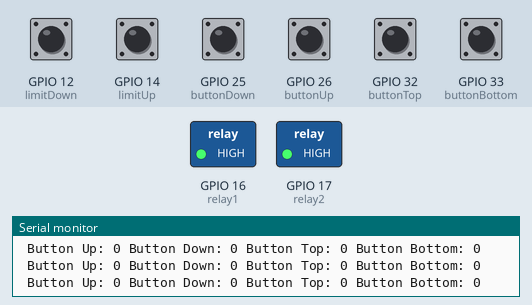
Recording of a sketch running on a simulated ESP32. Parts: switched loads named in the sketch (green lamp = pin HIGH), the last lines printed to the serial monitor. The inputs (shaded band) are chosen by the test bench; at power-on: GPIO 12 (limitDown), GPIO 14 (limitUp), GPIO 25 (buttonDown), GPIO 26 (buttonUp), GPIO 32 (buttonTop), GPIO 33 (buttonBottom) HIGH.

Above: at 1.2 s.
1.3 s: GPIO 25 (buttonDown) pulled LOW for 0.15 s
At 1.5 s:
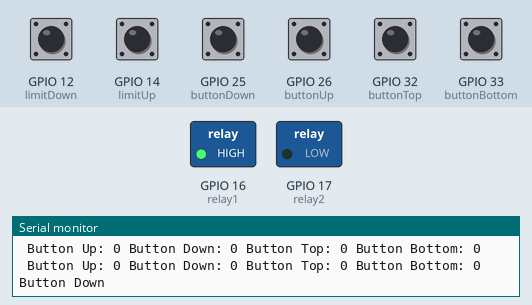
3.1 s: GPIO 26 (buttonUp) pulled LOW for 0.15 s
At 3.3 s:
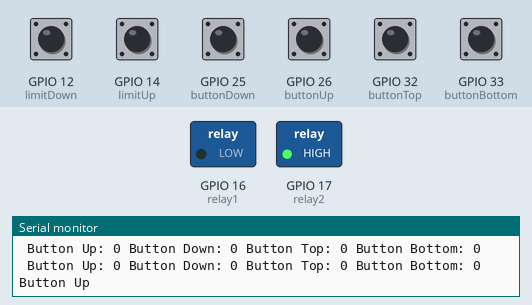
8.1 s: GPIO 32 (buttonTop) pulled LOW for 0.15 s
At 9.3 s:
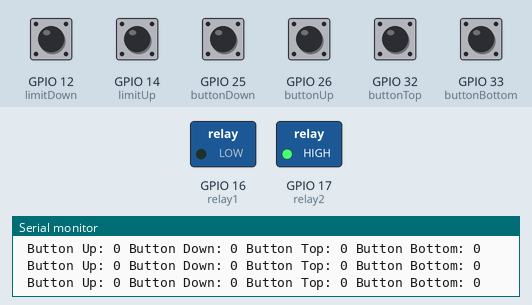
9.7 s: GPIO 33 (buttonBottom) pulled LOW for 0.15 s
At 10.7 s:
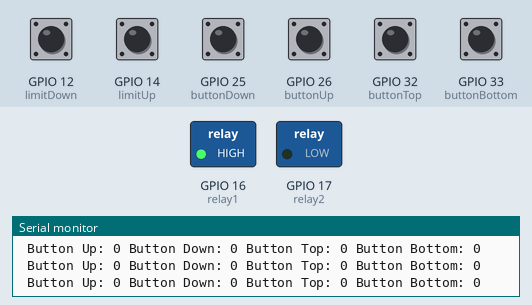
Timing chart, 0 to 12.3 s (numbered marks = the images above; inputs shaded):
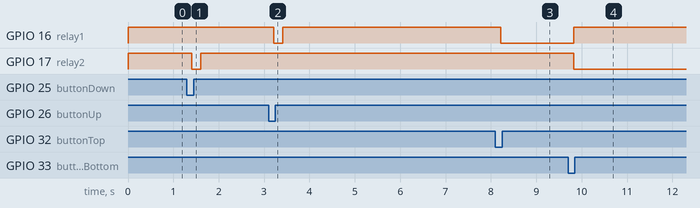

The sketch:

foldown_tv_motor.ino
```cpp
#include <esp_now.h>
#include <WiFi.h>
#include <Wire.h>

int relay1 = 16;
int relay2 = 17;

int buttonUp = 26;
int buttonDown = 25;
int buttonTop = 32;
int buttonBottom = 33;
int limitUp = 14;
int limitDown = 12;

bool atTop = false;
bool atBottom = false;
bool lifting = false;
bool lowering = false;
bool noButtons = true;

//Wireless Communication Stuff

//MAC Address of your receiver
uint8_t broadcastAddress[] = {0x78, 0x21, 0x84, 0xE6, 0xAB, 0x10};

// Define variables to store incoming readings
int incoming_buttonUp_state = 1;
int incoming_buttonDown_state = 1;
int incoming_buttonTop_state = 1;
int incoming_buttonBottom_state = 1;

// Variable to store if sending data was successful
String success;

//Structure example to send data
//Must match the receiver structure
typedef struct struct_message {
    int buttonUp;
    int buttonDown;
    int buttonTop;
    int buttonBottom;
} struct_message;

// Create a struct_message to hold incoming sensor readings
struct_message incomingReadings;

esp_now_peer_info_t peerInfo;

// Callback when data is received
void OnDataRecv(const uint8_t * mac, const uint8_t *incomingData, int len) {
  memcpy(&incomingReadings, incomingData, sizeof(incomingReadings));
//  Serial.print("Bytes received: ");
//  Serial.println(len);
  incoming_buttonUp_state = incomingReadings.buttonUp;
  incoming_buttonDown_state = incomingReadings.buttonDown;
  incoming_buttonTop_state = incomingReadings.buttonTop;
  incoming_buttonBottom_state = incomingReadings.buttonBottom;
}


void setup() {
   // Init Serial Monitor
  Serial.begin(115200);

  pinMode(buttonUp, INPUT_PULLUP);
  pinMode(buttonDown, INPUT_PULLUP);
  pinMode(buttonTop, INPUT_PULLUP);
  pinMode(buttonBottom, INPUT_PULLUP);
  pinMode(limitUp, INPUT_PULLUP);
  pinMode(limitDown, INPUT_PULLUP);
  pinMode(relay1, OUTPUT);
  pinMode(relay2, OUTPUT);

  // Set device as a Wi-Fi Station
  WiFi.mode(WIFI_STA);

  // Init ESP-NOW
  if (esp_now_init() != ESP_OK) {
    Serial.println("Error initializing ESP-NOW");
    return;
  }

  // Register peer
  memcpy(peerInfo.peer_addr, broadcastAddress, 6);
  peerInfo.channel = 0;
  peerInfo.encrypt = false;

  // Add peer
  if (esp_now_add_peer(&peerInfo) != ESP_OK){
    Serial.println("Failed to add peer");
    return;
  }
   // Register for a callback function that will be called when data is received
  esp_now_register_recv_cb(OnDataRecv);

}

void goUp(){
  if (atTop == false){
    digitalWrite(relay1, LOW);
    digitalWrite(relay2, HIGH);
  }else{
    Serial.println("Can't go up, at Top");
  }
}

void goDown(){
  if (atBottom == false){
    digitalWrite(relay1, HIGH);
    digitalWrite(relay2, LOW);
  }else{
    Serial.println("Can't go down, at Bottom");
  }
}

void stop(){
  digitalWrite(relay1, HIGH);
  digitalWrite(relay2, HIGH);
}

void loop() {

  // Display Readings in Serial Monitor
  Serial.print(" Button Up: ");
  Serial.print(incomingReadings.buttonUp);
  Serial.print(" Button Down: ");
  Serial.print(incomingReadings.buttonDown);
  Serial.print(" Button Top: ");
  Serial.print(incomingReadings.buttonTop);
  Serial.print(" Button Bottom: ");
  Serial.print(incomingReadings.buttonBottom);
  Serial.println();

  // digitalRead function stores the Push button state in variable push_button_state
  int buttonUp_state = digitalRead(buttonUp);
  int buttonDown_state = digitalRead(buttonDown);
  int buttonTop_state = digitalRead(buttonTop);
  int buttonBottom_state = digitalRead(buttonBottom);
  int limitUp_state = digitalRead(limitUp);
  int limitDown_state = digitalRead(limitDown);

  //Check Limit Switches
  if (limitUp_state == LOW){
    Serial.println("Limit Up");
    atTop = true;
    lifting = false;
  }else if (limitDown_state == LOW){
    Serial.println("Limit Down");
    atBottom = true;
    lowering = false;
  }else{
    atTop = false;
    atBottom = false;
  }

  //Check Buttons
  if (buttonUp_state == LOW || incoming_buttonUp_state == LOW){
    Serial.println("Button Up");
    noButtons = false;
    lifting = false;
    lowering = false;
    goUp();
  }else if (buttonDown_state == LOW || incoming_buttonDown_state == LOW){
    Serial.println("Button Down");
    noButtons = false;
    lifting = false;
    lowering = false;
    goDown();
  }else if (buttonTop_state == LOW || incoming_buttonTop_state == LOW){
    Serial.println("Button Top ---------- TOP");
    noButtons = false;
    lifting = true;
    lowering = false;
  }else if (buttonBottom_state == LOW || incoming_buttonBottom_state == LOW){
    Serial.println("Button Bottom -----------  BOTTOM");
    noButtons = false;
    lowering = true;
    lifting = false;
  }else{
    noButtons = true;
  }


  //Check Modes
  if (lifting == true){
    goUp();
  }else if(lowering == true){
    goDown();
  }else if (noButtons == true){
    stop();
  }

  delay(200);


}
```

Measured:
- after the input at 1.3 s, GPIO 17 (relay2): HIGH → LOW after 0.10 s, → HIGH 0.20 s later
- after the input at 3.1 s, GPIO 16 (relay1): HIGH → LOW after 0.11 s, → HIGH 0.20 s later
- after the input at 8.1 s, GPIO 16 (relay1): HIGH → LOW after 0.12 s
- after the input at 9.7 s, GPIO 16 (relay1): LOW → HIGH after 0.13 s; GPIO 17 (relay2): HIGH → LOW after 0.13 s
